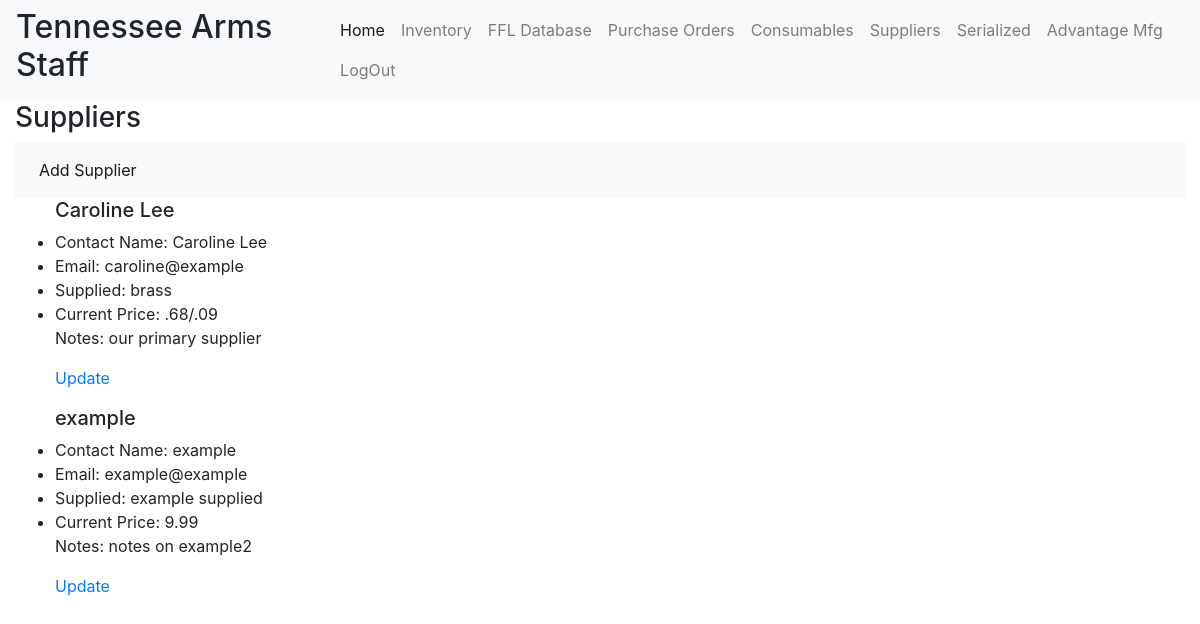
The page /staff/supplierlist (signed in) on the database its author committed.
### inventory/models.py (models this page shows, shortened)
class Supplier(models.Model):
    name = models.CharField(max_length=50)
    contact = models.CharField(max_length=50)
    email = models.CharField(max_length=50)
    goodsupplied = models.CharField(max_length=50)
    currentprice = models.CharField(max_length=50)
    note = models.TextField()
    class Meta:
        db_table = ''
        managed = True
        verbose_name = 'Supplier'
        verbose_name_plural = 'Suppliers'

### inventory/views.py (the view)
# urls.py: path('staff/supplierlist', SupplierListView.as_view(), name = 'supplierlist'),
class SupplierListView(LoginRequiredMixin, ListView):
    model = Supplier
    template_name = "supplierslist.html"
    context_object_name = 'supplier'

### templates/supplierslist.html (shortened to what this page needs)
{% extends 'staffbase.html'%}
{% load static %}
{% block bodyblock %}
<div class="container-fluid">
<h3>Suppliers</h3>
<nav class="navbar navbar-expand navbar-light bg-light">
    <div class="nav navbar-nav">
        <a class="nav-item nav-link active" href="{% url 'addsupplier' %}">Add Supplier <span class="sr-only">(current)</span></a>
    </div>
</nav>
{% for sup in supplier %}
<div class="row">
    <div class="col-sm-6">
        <ul>
            <h5> {{ sup.name}}</h5>
            <li>Contact Name: {{ sup.contact }}</li>
            <li>Email: {{ sup.email }}</li>
            <li>Supplied: {{ sup.goodsupplied }}</li>
            <li>Current Price: {{ sup.currentprice }}</li>
            <p>Notes: {{ sup.note }}</p>
            <a href="{% url "updatesupplier" pk=sup.pk %}"> Update</a>
        </ul>
    </div>
</div>
{% empty %}
    <li><h4> No suppliers listed </h4>
{% endfor %}
</div>
{% endblock %}

### rows shown on the page
Supplier: name "Caroline Lee", contact "Caroline Lee", email "caroline@example", goodsupplied "brass", currentprice ".68/.09", note "our primary supplier"
Supplier: name "example", contact "example", email "example@example", goodsupplied "example supplied", currentprice "9.99", note "notes on example2"
